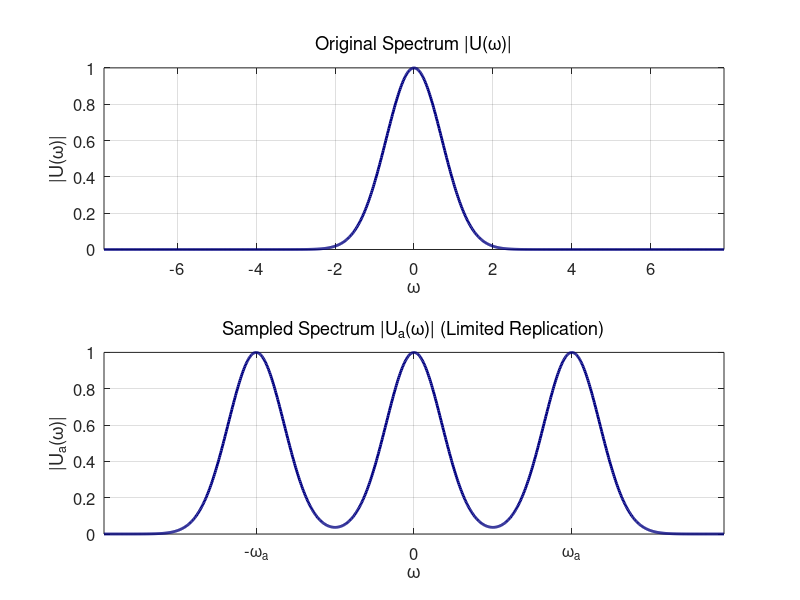

This figure's MATLAB source:
clc; clear; close all;

% Definiere Frequenzachse mit begrenzter Breite
w = linspace(-2.5*pi, 2.5*pi, 1000); % Kürzere Achse für kompaktere Darstellung

% Originales (analytisches) Spektrum U(w) - eine Gauß-Funktion
U_w = exp(-w.^2); 

% Abtastperiode Ta und Abtastfrequenz wa
Ta = pi/2; 
wa = 2*pi/Ta; % Abtastfrequenz

% Periodisches Spektrum mit begrenzten Wiederholungen (-1, 0, +1)
n = -1:1; % Weniger Wiederholungen (nur 3 insgesamt)
U_a_w = zeros(size(w));

for k = n
    U_a_w = U_a_w + exp(-(w - k*wa).^2); % Verschobene Kopien des Spektrums
end

% Erstelle Figur mit kompakter Höhe (Subplot-Stil)
figure;
set(gcf, 'Position', [100, 100, 700, 500]); % Höhe angepasst für zwei Subplots

% --- Plotte das Originalspektrum ---
subplot(2,1,1);
plot(w, U_w, 'Color', [0, 0, 0.5], 'LineWidth', 2); hold on; % Dunkelblau
xlabel('\omega', 'FontSize', 14); 
ylabel('|U(\omega)|', 'FontSize', 14); 
title('Original Spectrum |U(\omega)|', 'FontSize', 12, 'FontWeight', 'normal'); 
grid on;
xlim([-2.5*pi 2.5*pi]); % Horizontal eingeschränkter Bereich
set(gca, 'FontSize', 12); % Angepasste Schriftgröße

% --- Plotte das periodische Spektrum nach der Abtastung (nur 3 Wiederholungen) ---
subplot(2,1,2);
plot(w, U_a_w, 'Color', [0, 0, 0.5], 'LineWidth', 2); hold on; % Dunkelblau
xlabel('\omega', 'FontSize', 14); 
ylabel('|U_a(\omega)|', 'FontSize', 14); 
title('Sampled Spectrum |U_a(\omega)| (Limited Replication)', 'FontSize', 12, 'FontWeight', 'normal'); 
grid on;
xlim([-2.5*pi 2.5*pi]); % Begrenzter Bereich für bessere Sichtbarkeit
set(gca, 'FontSize', 12); % Schriftgröße für Achsen

% Markiere die Wiederholungsfrequenzen
xticks([-2*wa, -wa, 0, wa, 2*wa]);
xticklabels({'-2\omega_a', '-\omega_a', '0', '\omega_a', '2\omega_a'});

hold off;